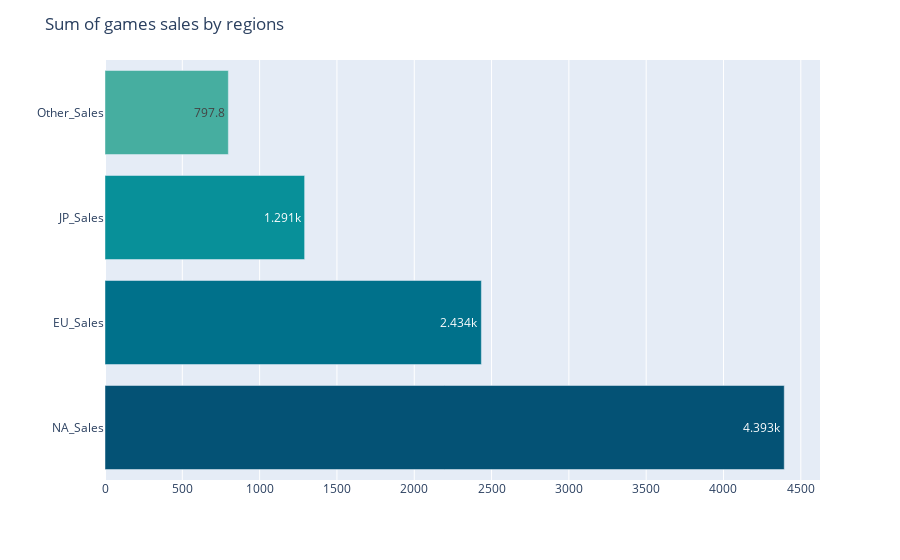

Notebook code cell kept with this figure:
### Code cell
# Create Barplot
fig = px.bar(df, y="Region", x="Sales", text_auto='.4s')
fig.update_traces(marker_color=px.colors.sequential.Bluyl_r)
fig.update_layout(title="Sum of games sales by regions", xaxis_title="", yaxis_title="")
fig.show()

### Figure 1 — Plotly figure (JSON) as saved in the notebook; plotly's stock layout.template omitted (floating-point values rounded to 4 significant figures)
{"data": [{"alignmentgroup": "True", "hovertemplate": "Sales=%{x}<br>Region=%{y}<extra></extra>", "legendgroup": "", "marker": {"color": ["rgb(4, 82, 117)", "rgb(0, 113, 139)", "rgb(8, 144, 153)", "rgb(70, 174, 160)", "rgb(124, 203, 162)", "rgb(183, 230, 165)", "rgb(247, 254, 174)"], "pattern": {"shape": ""}}, "name": "", "offsetgroup": "", "orientation": "h", "showlegend": false, "textposition": "auto", "texttemplate": "%{x:.4s}", "type": "bar", "x": [4393.0, 2434.0, 1291.0, 797.8], "xaxis": "x", "y": ["NA_Sales", "EU_Sales", "JP_Sales", "Other_Sales"], "yaxis": "y"}], "layout": {"barmode": "relative", "legend": {"tracegroupgap": 0}, "margin": {"t": 60}, "title": {"text": "Sum of games sales by regions"}, "xaxis": {"anchor": "y", "domain": [0, 1], "title": {"text": ""}}, "yaxis": {"anchor": "x", "domain": [0, 1], "title": {"text": ""}}}}
